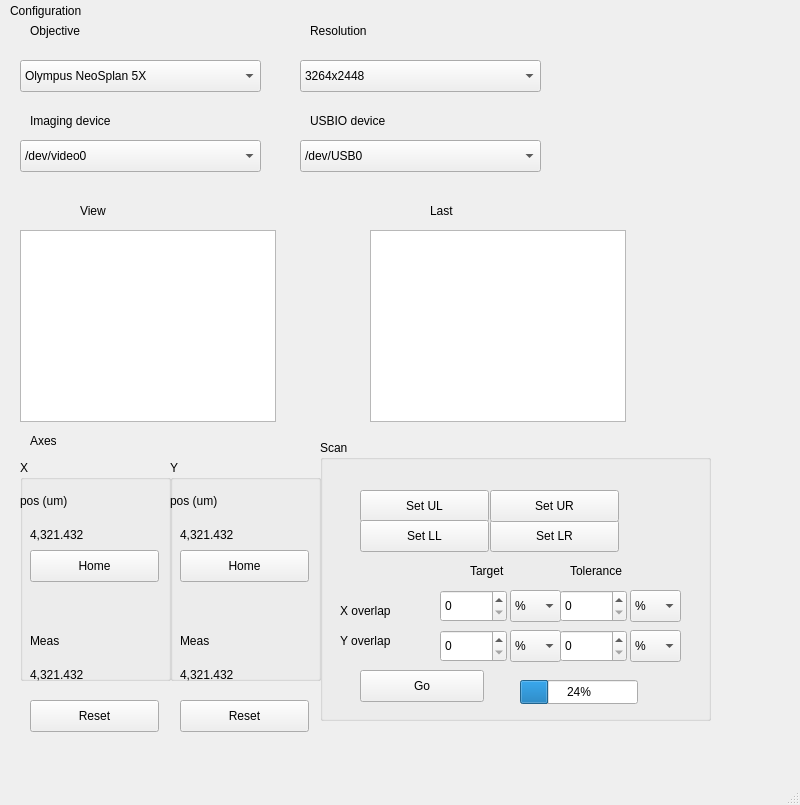
<?xml version="1.0" encoding="UTF-8"?>
<ui version="4.0">
 <class>MainWindow</class>
 <widget class="QMainWindow" name="MainWindow">
  <property name="geometry">
   <rect>
    <x>0</x>
    <y>0</y>
    <width>800</width>
    <height>805</height>
   </rect>
  </property>
  <property name="windowTitle">
   <string>MainWindow</string>
  </property>
  <widget class="QWidget" name="centralwidget">
   <widget class="QComboBox" name="comboBox">
    <property name="geometry">
     <rect>
      <x>20</x>
      <y>60</y>
      <width>241</width>
      <height>32</height>
     </rect>
    </property>
    <item>
     <property name="text">
      <string>Olympus NeoSplan 5X</string>
     </property>
    </item>
   </widget>
   <widget class="QLabel" name="label">
    <property name="geometry">
     <rect>
      <x>30</x>
      <y>20</y>
      <width>86</width>
      <height>22</height>
     </rect>
    </property>
    <property name="text">
     <string>Objective</string>
    </property>
   </widget>
   <widget class="QComboBox" name="comboBox_2">
    <property name="geometry">
     <rect>
      <x>300</x>
      <y>60</y>
      <width>241</width>
      <height>32</height>
     </rect>
    </property>
    <item>
     <property name="text">
      <string>3264x2448</string>
     </property>
    </item>
   </widget>
   <widget class="QLabel" name="label_2">
    <property name="geometry">
     <rect>
      <x>310</x>
      <y>20</y>
      <width>121</width>
      <height>22</height>
     </rect>
    </property>
    <property name="text">
     <string>Resolution</string>
    </property>
   </widget>
   <widget class="QGraphicsView" name="graphicsView">
    <property name="geometry">
     <rect>
      <x>20</x>
      <y>230</y>
      <width>256</width>
      <height>192</height>
     </rect>
    </property>
   </widget>
   <widget class="QLabel" name="label_3">
    <property name="geometry">
     <rect>
      <x>80</x>
      <y>200</y>
      <width>86</width>
      <height>22</height>
     </rect>
    </property>
    <property name="text">
     <string>View</string>
    </property>
   </widget>
   <widget class="QGraphicsView" name="graphicsView_2">
    <property name="geometry">
     <rect>
      <x>370</x>
      <y>230</y>
      <width>256</width>
      <height>192</height>
     </rect>
    </property>
   </widget>
   <widget class="QLabel" name="label_4">
    <property name="geometry">
     <rect>
      <x>430</x>
      <y>200</y>
      <width>86</width>
      <height>22</height>
     </rect>
    </property>
    <property name="text">
     <string>Last</string>
    </property>
   </widget>
   <widget class="QGroupBox" name="groupBox">
    <property name="geometry">
     <rect>
      <x>20</x>
      <y>460</y>
      <width>151</width>
      <height>221</height>
     </rect>
    </property>
    <property name="title">
     <string>X</string>
    </property>
    <widget class="QLabel" name="label_5">
     <property name="geometry">
      <rect>
       <x>0</x>
       <y>30</y>
       <width>129</width>
       <height>22</height>
      </rect>
     </property>
     <property name="text">
      <string>pos (um)</string>
     </property>
    </widget>
    <widget class="QLabel" name="label_6">
     <property name="geometry">
      <rect>
       <x>10</x>
       <y>50</y>
       <width>129</width>
       <height>50</height>
      </rect>
     </property>
     <property name="text">
      <string>4,321.432</string>
     </property>
    </widget>
    <widget class="QPushButton" name="pushButton">
     <property name="geometry">
      <rect>
       <x>10</x>
       <y>90</y>
       <width>129</width>
       <height>32</height>
      </rect>
     </property>
     <property name="text">
      <string>Home</string>
     </property>
    </widget>
    <widget class="QLabel" name="label_10">
     <property name="geometry">
      <rect>
       <x>10</x>
       <y>170</y>
       <width>121</width>
       <height>22</height>
      </rect>
     </property>
     <property name="text">
      <string>Meas</string>
     </property>
    </widget>
   </widget>
   <widget class="QPushButton" name="pushButton_3">
    <property name="geometry">
     <rect>
      <x>30</x>
      <y>700</y>
      <width>129</width>
      <height>32</height>
     </rect>
    </property>
    <property name="text">
     <string>Reset</string>
    </property>
   </widget>
   <widget class="QLabel" name="label_9">
    <property name="geometry">
     <rect>
      <x>30</x>
      <y>650</y>
      <width>129</width>
      <height>50</height>
     </rect>
    </property>
    <property name="text">
     <string>4,321.432</string>
    </property>
   </widget>
   <widget class="QGroupBox" name="groupBox_2">
    <property name="geometry">
     <rect>
      <x>320</x>
      <y>440</y>
      <width>391</width>
      <height>281</height>
     </rect>
    </property>
    <property name="title">
     <string>Scan</string>
    </property>
    <widget class="QPushButton" name="pushButton_2">
     <property name="geometry">
      <rect>
       <x>40</x>
       <y>230</y>
       <width>124</width>
       <height>32</height>
      </rect>
     </property>
     <property name="text">
      <string>Go</string>
     </property>
    </widget>
    <widget class="QPushButton" name="pushButton_4">
     <property name="geometry">
      <rect>
       <x>40</x>
       <y>50</y>
       <width>129</width>
       <height>32</height>
      </rect>
     </property>
     <property name="text">
      <string>Set UL</string>
     </property>
    </widget>
    <widget class="QPushButton" name="pushButton_6">
     <property name="geometry">
      <rect>
       <x>40</x>
       <y>80</y>
       <width>129</width>
       <height>32</height>
      </rect>
     </property>
     <property name="text">
      <string>Set LL</string>
     </property>
    </widget>
    <widget class="QLabel" name="label_7">
     <property name="geometry">
      <rect>
       <x>20</x>
       <y>160</y>
       <width>86</width>
       <height>22</height>
      </rect>
     </property>
     <property name="text">
      <string>X overlap</string>
     </property>
    </widget>
    <widget class="QLabel" name="label_8">
     <property name="geometry">
      <rect>
       <x>20</x>
       <y>190</y>
       <width>86</width>
       <height>22</height>
      </rect>
     </property>
     <property name="text">
      <string>Y overlap</string>
     </property>
    </widget>
    <widget class="QComboBox" name="comboBox_3">
     <property name="geometry">
      <rect>
       <x>190</x>
       <y>150</y>
       <width>51</width>
       <height>32</height>
      </rect>
     </property>
     <item>
      <property name="text">
       <string>%</string>
      </property>
     </item>
     <item>
      <property name="text">
       <string>Pix</string>
      </property>
     </item>
    </widget>
    <widget class="QSpinBox" name="spinBox">
     <property name="geometry">
      <rect>
       <x>120</x>
       <y>150</y>
       <width>67</width>
       <height>32</height>
      </rect>
     </property>
    </widget>
    <widget class="QPushButton" name="pushButton_7">
     <property name="geometry">
      <rect>
       <x>170</x>
       <y>80</y>
       <width>129</width>
       <height>32</height>
      </rect>
     </property>
     <property name="text">
      <string>Set LR</string>
     </property>
    </widget>
    <widget class="QPushButton" name="pushButton_5">
     <property name="geometry">
      <rect>
       <x>170</x>
       <y>50</y>
       <width>129</width>
       <height>32</height>
      </rect>
     </property>
     <property name="text">
      <string>Set UR</string>
     </property>
    </widget>
    <widget class="QSpinBox" name="spinBox_2">
     <property name="geometry">
      <rect>
       <x>120</x>
       <y>190</y>
       <width>67</width>
       <height>32</height>
      </rect>
     </property>
    </widget>
    <widget class="QComboBox" name="comboBox_4">
     <property name="geometry">
      <rect>
       <x>190</x>
       <y>190</y>
       <width>51</width>
       <height>32</height>
      </rect>
     </property>
     <item>
      <property name="text">
       <string>%</string>
      </property>
     </item>
     <item>
      <property name="text">
       <string>Pix</string>
      </property>
     </item>
    </widget>
    <widget class="QSpinBox" name="spinBox_3">
     <property name="geometry">
      <rect>
       <x>240</x>
       <y>190</y>
       <width>67</width>
       <height>32</height>
      </rect>
     </property>
    </widget>
    <widget class="QSpinBox" name="spinBox_4">
     <property name="geometry">
      <rect>
       <x>240</x>
       <y>150</y>
       <width>67</width>
       <height>32</height>
      </rect>
     </property>
    </widget>
    <widget class="QComboBox" name="comboBox_5">
     <property name="geometry">
      <rect>
       <x>310</x>
       <y>190</y>
       <width>51</width>
       <height>32</height>
      </rect>
     </property>
     <item>
      <property name="text">
       <string>%</string>
      </property>
     </item>
     <item>
      <property name="text">
       <string>Pix</string>
      </property>
     </item>
    </widget>
    <widget class="QComboBox" name="comboBox_6">
     <property name="geometry">
      <rect>
       <x>310</x>
       <y>150</y>
       <width>51</width>
       <height>32</height>
      </rect>
     </property>
     <item>
      <property name="text">
       <string>%</string>
      </property>
     </item>
     <item>
      <property name="text">
       <string>Pix</string>
      </property>
     </item>
    </widget>
    <widget class="QLabel" name="label_11">
     <property name="geometry">
      <rect>
       <x>150</x>
       <y>120</y>
       <width>86</width>
       <height>22</height>
      </rect>
     </property>
     <property name="text">
      <string>Target</string>
     </property>
    </widget>
    <widget class="QLabel" name="label_12">
     <property name="geometry">
      <rect>
       <x>250</x>
       <y>120</y>
       <width>86</width>
       <height>22</height>
      </rect>
     </property>
     <property name="text">
      <string>Tolerance</string>
     </property>
    </widget>
    <widget class="QProgressBar" name="progressBar">
     <property name="geometry">
      <rect>
       <x>200</x>
       <y>240</y>
       <width>118</width>
       <height>24</height>
      </rect>
     </property>
     <property name="value">
      <number>24</number>
     </property>
    </widget>
   </widget>
   <widget class="QComboBox" name="comboBox_7">
    <property name="geometry">
     <rect>
      <x>20</x>
      <y>140</y>
      <width>241</width>
      <height>32</height>
     </rect>
    </property>
    <item>
     <property name="text">
      <string>/dev/video0</string>
     </property>
    </item>
   </widget>
   <widget class="QComboBox" name="comboBox_8">
    <property name="geometry">
     <rect>
      <x>300</x>
      <y>140</y>
      <width>241</width>
      <height>32</height>
     </rect>
    </property>
    <item>
     <property name="text">
      <string>/dev/USB0</string>
     </property>
    </item>
   </widget>
   <widget class="QLabel" name="label_13">
    <property name="geometry">
     <rect>
      <x>30</x>
      <y>110</y>
      <width>161</width>
      <height>22</height>
     </rect>
    </property>
    <property name="text">
     <string>Imaging device</string>
    </property>
   </widget>
   <widget class="QLabel" name="label_14">
    <property name="geometry">
     <rect>
      <x>310</x>
      <y>110</y>
      <width>161</width>
      <height>22</height>
     </rect>
    </property>
    <property name="text">
     <string>USBIO device</string>
    </property>
   </widget>
   <widget class="QPushButton" name="pushButton_8">
    <property name="geometry">
     <rect>
      <x>180</x>
      <y>700</y>
      <width>129</width>
      <height>32</height>
     </rect>
    </property>
    <property name="text">
     <string>Reset</string>
    </property>
   </widget>
   <widget class="QGroupBox" name="groupBox_3">
    <property name="geometry">
     <rect>
      <x>170</x>
      <y>460</y>
      <width>151</width>
      <height>221</height>
     </rect>
    </property>
    <property name="title">
     <string>Y</string>
    </property>
    <widget class="QLabel" name="label_15">
     <property name="geometry">
      <rect>
       <x>0</x>
       <y>30</y>
       <width>129</width>
       <height>22</height>
      </rect>
     </property>
     <property name="text">
      <string>pos (um)</string>
     </property>
    </widget>
    <widget class="QLabel" name="label_16">
     <property name="geometry">
      <rect>
       <x>10</x>
       <y>50</y>
       <width>129</width>
       <height>50</height>
      </rect>
     </property>
     <property name="text">
      <string>4,321.432</string>
     </property>
    </widget>
    <widget class="QPushButton" name="pushButton_9">
     <property name="geometry">
      <rect>
       <x>10</x>
       <y>90</y>
       <width>129</width>
       <height>32</height>
      </rect>
     </property>
     <property name="text">
      <string>Home</string>
     </property>
    </widget>
    <widget class="QLabel" name="label_17">
     <property name="geometry">
      <rect>
       <x>10</x>
       <y>170</y>
       <width>121</width>
       <height>22</height>
      </rect>
     </property>
     <property name="text">
      <string>Meas</string>
     </property>
    </widget>
   </widget>
   <widget class="QLabel" name="label_18">
    <property name="geometry">
     <rect>
      <x>180</x>
      <y>650</y>
      <width>129</width>
      <height>50</height>
     </rect>
    </property>
    <property name="text">
     <string>4,321.432</string>
    </property>
   </widget>
   <widget class="QLabel" name="label_19">
    <property name="geometry">
     <rect>
      <x>30</x>
      <y>430</y>
      <width>129</width>
      <height>22</height>
     </rect>
    </property>
    <property name="text">
     <string>Axes</string>
    </property>
   </widget>
   <widget class="QLabel" name="label_20">
    <property name="geometry">
     <rect>
      <x>10</x>
      <y>0</y>
      <width>129</width>
      <height>22</height>
     </rect>
    </property>
    <property name="text">
     <string>Configuration</string>
    </property>
   </widget>
  </widget>
  <widget class="QMenuBar" name="menubar">
   <property name="geometry">
    <rect>
     <x>0</x>
     <y>0</y>
     <width>800</width>
     <height>30</height>
    </rect>
   </property>
  </widget>
  <widget class="QStatusBar" name="statusbar"/>
 </widget>
 <resources/>
 <connections/>
</ui>
